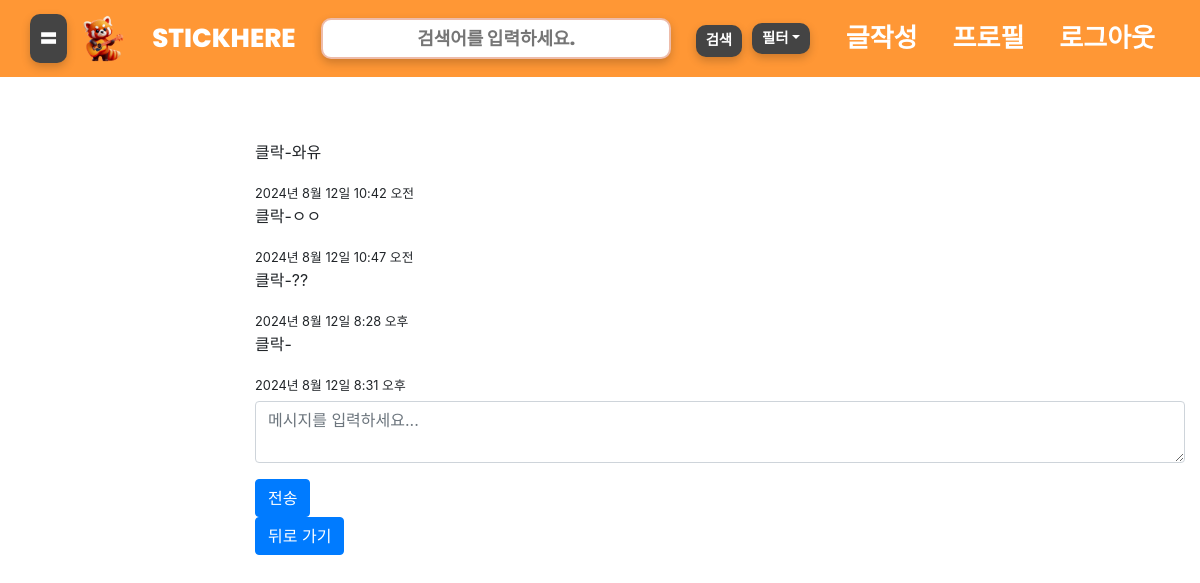
Page /dm/3/ (signed in) on the committed database.
### account/models.py (models this page shows, shortened)
class User(AbstractBaseUser):
    email = models.EmailField(verbose_name='email', max_length=80, unique=True)
    nickname = models.CharField(verbose_name='닉네임', max_length=100)
    lat = models.FloatField(verbose_name='위도', max_length=10, default=33.450701)
    lnt = models.FloatField(verbose_name='경도', max_length=10, default=126.570667)
    gender= models.CharField(verbose_name='성별',max_length=50, choices=User_gender.choices, default=User_gender.male)
    number = models.CharField(verbose_name='연락처', max_length=50)
    birth = models.DateField()
    hobbies = MultiSelectField(choices=Hobby_choices.choices, verbose_name='취미', default=Hobby_choices.기타, null=True,help_text='다중선택 가능')
    user_type = models.CharField(verbose_name='유저타입',max_length=50, choices=User_type.choices, default=User_type.일반)
    img = models.ImageField(upload_to='media/uploads/', blank=True, null=True, default='uploads/logo.png')
    is_active = models.BooleanField(default=True)
    is_admin = models.BooleanField(default=False)
    objects=UserManager()
    USERNAME_FIELD = 'email'
    REQUIRED_FIELDS = ['nickname','number']

class Dm_table(models.Model):
    sender_id = models.ForeignKey(User, on_delete=models.CASCADE, related_name='sent_messages')
    receiver_id = models.ForeignKey(User, on_delete=models.CASCADE, related_name='received_messages')
    message = models.TextField()
    create_dt = models.DateTimeField(auto_now_add=True)
    modify_dt = models.DateTimeField(auto_now=True)
    class Meta:
        constraints = [
            models.CheckConstraint(check=~models.Q(sender_id=models.F('receiver_id')), name='no_self_messaging'),
        ]

### account/views.py (the view, shortened to what this page needs)
# urls.py: path('dm/<int:friend_id>/', view=dm_view, name='dm_view'),
def dm_view(request, friend_id):
    friend = get_object_or_404(User, pk=friend_id)
    dms = Dm_table.objects.filter(
        (models.Q(sender_id=request.user) & models.Q(receiver_id=friend)) |
        (models.Q(sender_id=friend) & models.Q(receiver_id=request.user))
    ).order_by('create_dt')
    return render(request, 'dms.html', {
        'friend': friend,
        'dms': dms
    })

### account/templates/dms.html (shortened to what this page needs)
{% extends 'base.html' %}
{% block content %}
<main class="container">
    <div class="dms">
        {% for dm in dms %}
            <div class="dm {% if dm.sender_id == request.user.id %}sent{% else %}received{% endif %}">
                <p>{{request.user.nickname}}-{{ dm.message }}</p>
                <small>{{ dm.create_dt }}</small>
            </div>
        {% endfor %}
    </div>
    <form id="dmForm" method="POST" action="{% url 'dm_view' friend.id %}">
        <div class="form-group">
            <textarea id="messageInput" name="message" class="form-control" placeholder="메시지를 입력하세요..."></textarea>
        </div>
        <button type="submit" class="btn btn-primary">전송</button>
    </form>
    <a href="{% url 'profile_view' request.user.id %}"><button class="btn btn-primary">뒤로 가기</button></a>
</main>
{% endblock %}

### account/static/css/style.css (style rules this page uses)
body { margin: 0; padding: 0; box-sizing: border-box; font-family: Arial, sans-serif; }
.container { padding: 20px; border-radius: 10px; }
.form-group { margin-bottom: 15px; }
.form-control { width: 100%; padding: 10px; margin-top: 5px; border-radius: 5px; }
.btn { padding: 10px 20px; background-color: #f56c00; border: none; color: white; cursor: pointer; border-radius: 10px; }

### rows in the picture
Dm_table: message "와유", create_dt "2024년 8월 12일 10:42 오전"
User: user.nickname "클락"
Dm_table: message "ㅇㅇ", create_dt "2024년 8월 12일 10:47 오전"
Dm_table: message "??", create_dt "2024년 8월 12일 8:28 오후"
Dm_table: create_dt "2024년 8월 12일 8:31 오후"
